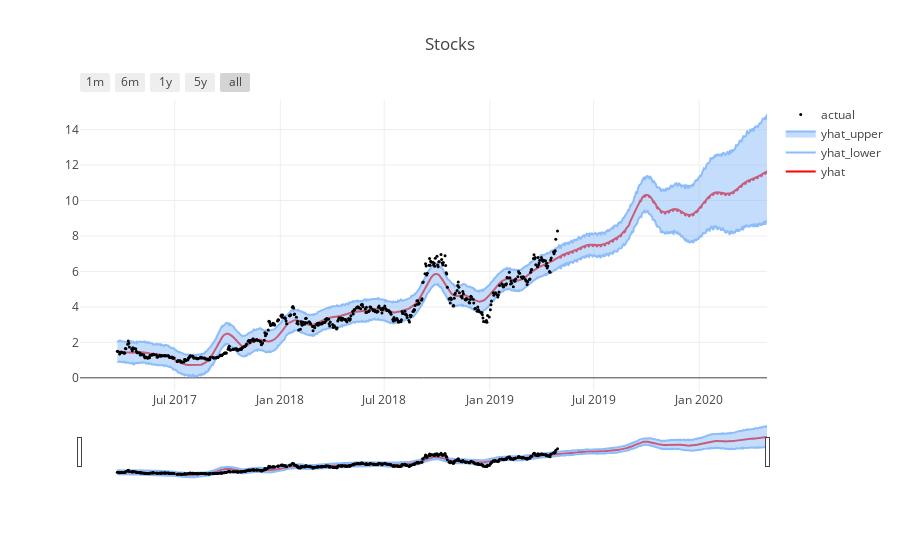

The cell this chart's notebook holds for it:
### Code cell
s.future()

### Figure 1 — Plotly figure (JSON) as saved in the notebook; plotly's stock layout.template omitted (floating-point values rounded to 4 significant figures; data arrays with more than 128 entries replaced by an {"elided": "..."} marker saying what was removed)
{"data": [{"line": {"color": "red"}, "mode": "lines", "name": "yhat", "type": "scatter", "uid": "1c519bb6-af0f-450e-b898-c22a48e310f8", "x": {"elided": "889 str values"}, "y": {"elided": "889 float values"}}, {"line": {"color": "rgb(140, 188, 250)"}, "mode": "lines", "name": "yhat_lower", "type": "scatter", "uid": "e21ab15f-1c32-456d-aacf-aa6cb6f51c1b", "x": {"elided": "889 str values"}, "y": {"elided": "889 float values"}}, {"fill": "tonexty", "line": {"color": "rgb(140, 188, 250)"}, "mode": "lines", "name": "yhat_upper", "type": "scatter", "uid": "7f92e236-c4e1-48fb-8419-7a9b54932e08", "x": {"elided": "889 str values"}, "y": {"elided": "889 float values"}}, {"marker": {"color": "rgb(0,0,0)", "size": 3}, "mode": "markers", "name": "actual", "type": "scatter", "uid": "d83c019b-f00d-4012-baa5-e1d46e083160", "x": {"elided": "524 str values"}, "y": {"elided": "524 float values"}}], "layout": {"title": {"text": "Stocks"}, "xaxis": {"rangeselector": {"buttons": [{"count": 1, "label": "1m", "step": "month", "stepmode": "backward"}, {"count": 6, "label": "6m", "step": "month", "stepmode": "backward"}, {"count": 1, "label": "1y", "step": "year", "stepmode": "backward"}, {"count": 5, "label": "5y", "step": "year", "stepmode": "backward"}, {"step": "all"}]}, "rangeslider": {"visible": true}, "type": "date"}}}
